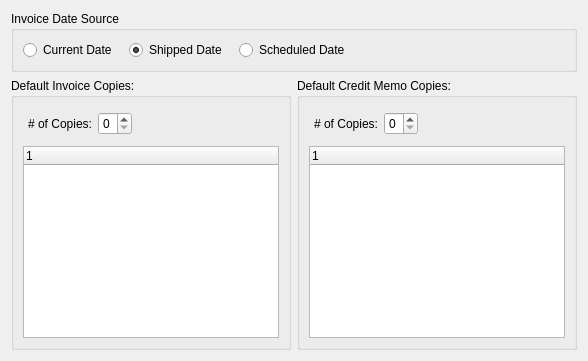
       <widget class="QWidget" name="invoice">
        <attribute name="title">
         <string>Invoice</string>
        </attribute>
        <layout class="QGridLayout" name="gridLayout_9">
         <item row="0" column="0" colspan="2">
          <widget class="QGroupBox" name="_invcDateGroup">
           <property name="title">
            <string>Invoice Date Source</string>
           </property>
           <layout class="QGridLayout">
            <item row="0" column="0">
             <layout class="QHBoxLayout">
              <property name="spacing">
               <number>12</number>
              </property>
              <item>
               <widget class="QRadioButton" name="_invcCurrdate">
                <property name="text">
                 <string>Current Date</string>
                </property>
               </widget>
              </item>
              <item>
               <widget class="QRadioButton" name="_invcShipdate">
                <property name="text">
                 <string>Shipped Date</string>
                </property>
                <property name="checked">
                 <bool>true</bool>
                </property>
               </widget>
              </item>
              <item>
               <widget class="QRadioButton" name="_invcScheddate">
                <property name="text">
                 <string>Scheduled Date</string>
                </property>
               </widget>
              </item>
             </layout>
            </item>
            <item row="0" column="1">
             <spacer>
              <property name="orientation">
               <enum>Qt::Horizontal</enum>
              </property>
              <property name="sizeHint" stdset="0">
               <size>
                <width>40</width>
                <height>20</height>
               </size>
              </property>
             </spacer>
            </item>
           </layout>
          </widget>
         </item>
         <item row="1" column="0">
          <widget class="QGroupBox" name="_invoiceGroup">
           <property name="title">
            <string>Default Invoice Copies:</string>
           </property>
           <layout class="QGridLayout">
            <item row="0" column="0">
             <layout class="QHBoxLayout">
              <property name="margin">
               <number>5</number>
              </property>
              <item>
               <widget class="QLabel" name="_invoiceNumOfCopiesLit">
                <property name="text">
                 <string># of Copies:</string>
                </property>
                <property name="alignment">
                 <set>Qt::AlignRight|Qt::AlignTrailing|Qt::AlignVCenter</set>
                </property>
               </widget>
              </item>
              <item>
               <widget class="QSpinBox" name="_invoiceNumOfCopies">
                <property name="enabled">
                 <bool>true</bool>
                </property>
                <property name="minimum">
                 <number>0</number>
                </property>
                <property name="maximum">
                 <number>9</number>
                </property>
                <property name="value">
                 <number>0</number>
                </property>
               </widget>
              </item>
              <item>
               <spacer>
                <property name="orientation">
                 <enum>Qt::Horizontal</enum>
                </property>
                <property name="sizeType">
                 <enum>QSizePolicy::Expanding</enum>
                </property>
                <property name="sizeHint" stdset="0">
                 <size>
                  <width>16</width>
                  <height>10</height>
                 </size>
                </property>
               </spacer>
              </item>
             </layout>
            </item>
            <item row="1" column="0">
             <widget class="XTreeWidget" name="_invoiceWatermarks"/>
            </item>
           </layout>
          </widget>
         </item>
         <item row="1" column="1">
          <widget class="QGroupBox" name="_creditMemoGroup">
           <property name="title">
            <string>Default Credit Memo Copies:</string>
           </property>
           <layout class="QGridLayout">
            <item row="0" column="0">
             <layout class="QHBoxLayout">
              <property name="margin">
               <number>5</number>
              </property>
              <item>
               <widget class="QLabel" name="_creditMemoNumOfCopiesLit">
                <property name="text">
                 <string># of Copies:</string>
                </property>
                <property name="alignment">
                 <set>Qt::AlignRight|Qt::AlignTrailing|Qt::AlignVCenter</set>
                </property>
               </widget>
              </item>
              <item>
               <widget class="QSpinBox" name="_creditMemoNumOfCopies">
                <property name="enabled">
                 <bool>true</bool>
                </property>
                <property name="minimum">
                 <number>0</number>
                </property>
                <property name="maximum">
                 <number>9</number>
                </property>
                <property name="value">
                 <number>0</number>
                </property>
               </widget>
              </item>
              <item>
               <spacer>
                <property name="orientation">
                 <enum>Qt::Horizontal</enum>
                </property>
                <property name="sizeType">
                 <enum>QSizePolicy::Expanding</enum>
                </property>
                <property name="sizeHint" stdset="0">
                 <size>
                  <width>16</width>
                  <height>10</height>
                 </size>
                </property>
               </spacer>
              </item>
             </layout>
            </item>
            <item row="1" column="0">
             <widget class="XTreeWidget" name="_creditMemoWatermarks"/>
            </item>
           </layout>
          </widget>
         </item>
        </layout>
       </widget>
